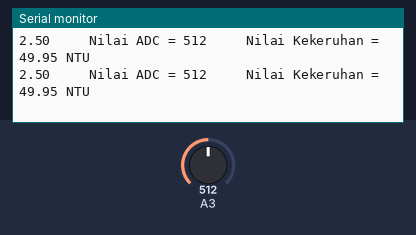
Simulated run of this sketch. Board: Arduino Uno, built with avr-gcc and run on an emulated ATmega328P. Parts: the last lines printed to the serial monitor. The test bench sets the inputs (shaded band); at power-on: A3 = 512.

Above: at 1.8 s.
1.9 s: A3 set to 716
At 2.8 s:
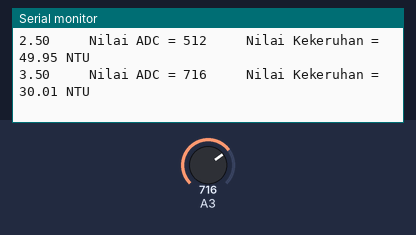
3.4 s: A3 set to 900
At 4.8 s:
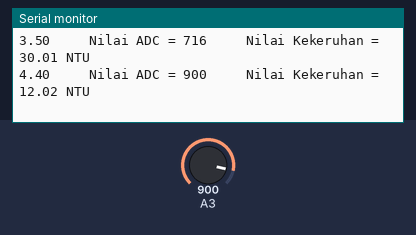
Timing chart, 0 to 6.4 s (numbered marks = the images above; inputs shaded):
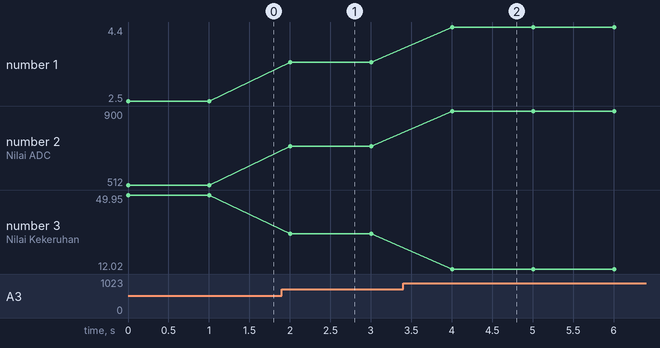

Measured:
- after the input at 1.9 s, the serial monitor: prints a new line after 0.10 s (image 1)
- after the input at 3.4 s, the serial monitor: prints a new line after 0.61 s (image 2)
- plotted number 1: 2.5 → 3.5 after the input at 1.9 s, 3.5 → 4.4 after the input at 3.4 s
- plotted number 2: 512 → 716 after the input at 1.9 s, 716 → 900 after the input at 3.4 s
- plotted number 3: 49.95 → 30.01 after the input at 1.9 s, 30.01 → 12.02 after the input at 3.4 s

The sketch:

TURBIDITY.ino
```cpp
static float kekeruhan;
static float voltage;
void setup(){
Serial.begin(9600);
}
void loop() {
int sensorValue = analogRead(A3);// read the input on analog pin 0:
voltage = sensorValue*(5.0/1023.0);
kekeruhan = 100.00 -(voltage/5.0)*100.00;
//kekeruhan = ( voltage - 912.5) / -0.279;
//Serial.print("Tegangan = ");
//Serial.print(voltage);
//Serial.print("     ");
Serial.print (voltage);
Serial.print("     ");
Serial.print("Nilai ADC = ");
Serial.print(sensorValue);
Serial.print("     ");
Serial.print("Nilai Kekeruhan = ");
Serial.print(kekeruhan);
Serial.println(" NTU ");
delay(1000);
}
```
